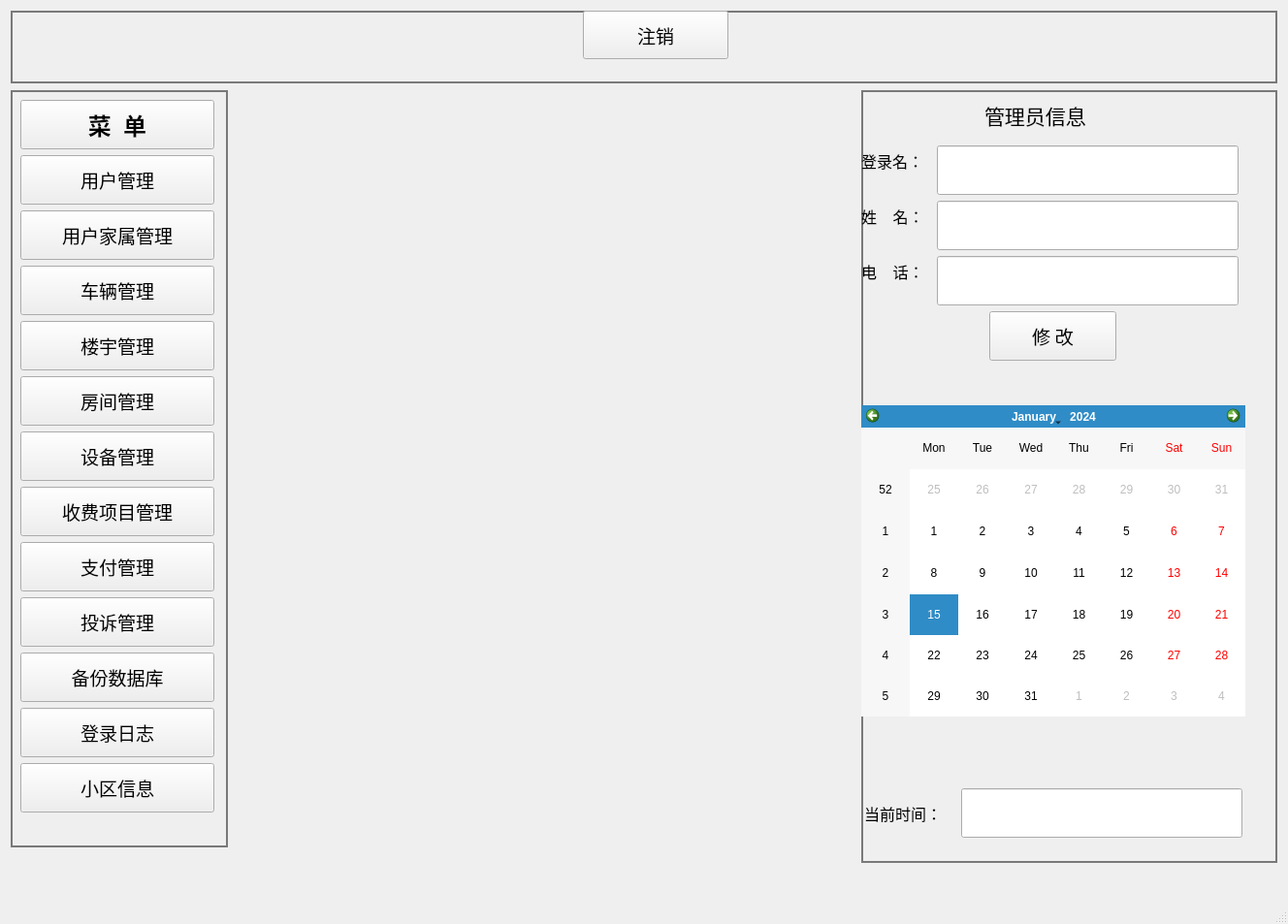
<?xml version="1.0" encoding="UTF-8"?>
<ui version="4.0">
 <class>admin_MainWindow</class>
 <widget class="QMainWindow" name="admin_MainWindow">
  <property name="geometry">
   <rect>
    <x>0</x>
    <y>0</y>
    <width>1328</width>
    <height>953</height>
   </rect>
  </property>
  <property name="minimumSize">
   <size>
    <width>0</width>
    <height>0</height>
   </size>
  </property>
  <property name="windowTitle">
   <string>欢迎登陆大麦场！</string>
  </property>
  <property name="windowIcon">
   <iconset resource="mysource.qrc">
    <normaloff>:/images/物业管理.png</normaloff>:/images/物业管理.png</iconset>
  </property>
  <widget class="QWidget" name="centralwidget">
   <property name="sizePolicy">
    <sizepolicy hsizetype="Expanding" vsizetype="MinimumExpanding">
     <horstretch>0</horstretch>
     <verstretch>0</verstretch>
    </sizepolicy>
   </property>
   <widget class="QFrame" name="frame_top">
    <property name="geometry">
     <rect>
      <x>11</x>
      <y>11</y>
      <width>1306</width>
      <height>75</height>
     </rect>
    </property>
    <property name="sizePolicy">
     <sizepolicy hsizetype="Expanding" vsizetype="Fixed">
      <horstretch>0</horstretch>
      <verstretch>0</verstretch>
     </sizepolicy>
    </property>
    <property name="minimumSize">
     <size>
      <width>0</width>
      <height>75</height>
     </size>
    </property>
    <property name="maximumSize">
     <size>
      <width>16777215</width>
      <height>75</height>
     </size>
    </property>
    <property name="styleSheet">
     <string notr="true">#frame_top{border:2px solid rgb(121,121,121)}</string>
    </property>
    <property name="frameShape">
     <enum>QFrame::StyledPanel</enum>
    </property>
    <property name="frameShadow">
     <enum>QFrame::Raised</enum>
    </property>
    <widget class="QWidget" name="layoutWidget">
     <property name="geometry">
      <rect>
       <x>0</x>
       <y>0</y>
       <width>740</width>
       <height>56</height>
      </rect>
     </property>
     <layout class="QHBoxLayout" name="horizontalLayout_top">
      <item>
       <widget class="QLabel" name="label_title">
        <property name="sizePolicy">
         <sizepolicy hsizetype="Expanding" vsizetype="Expanding">
          <horstretch>0</horstretch>
          <verstretch>0</verstretch>
         </sizepolicy>
        </property>
        <property name="minimumSize">
         <size>
          <width>531</width>
          <height>0</height>
         </size>
        </property>
        <property name="maximumSize">
         <size>
          <width>1720</width>
          <height>1030</height>
         </size>
        </property>
        <property name="font">
         <font>
          <family>宋体</family>
          <pointsize>28</pointsize>
         </font>
        </property>
        <property name="styleSheet">
         <string notr="true"/>
        </property>
        <property name="text">
         <string/>
        </property>
       </widget>
      </item>
      <item alignment="Qt::AlignRight|Qt::AlignTop">
       <widget class="QPushButton" name="pushButton_reback">
        <property name="minimumSize">
         <size>
          <width>150</width>
          <height>50</height>
         </size>
        </property>
        <property name="maximumSize">
         <size>
          <width>150</width>
          <height>50</height>
         </size>
        </property>
        <property name="font">
         <font>
          <family>宋体</family>
          <pointsize>14</pointsize>
         </font>
        </property>
        <property name="styleSheet">
         <string notr="true">selection-background-color: rgb(170, 85, 0);</string>
        </property>
        <property name="text">
         <string>注销</string>
        </property>
       </widget>
      </item>
     </layout>
    </widget>
   </widget>
   <widget class="QWidget" name="widget_left" native="true">
    <property name="geometry">
     <rect>
      <x>11</x>
      <y>93</y>
      <width>224</width>
      <height>781</height>
     </rect>
    </property>
    <property name="sizePolicy">
     <sizepolicy hsizetype="Fixed" vsizetype="Expanding">
      <horstretch>0</horstretch>
      <verstretch>0</verstretch>
     </sizepolicy>
    </property>
    <property name="maximumSize">
     <size>
      <width>224</width>
      <height>16777215</height>
     </size>
    </property>
    <property name="styleSheet">
     <string notr="true">#widget_left{border:2px solid rgb(121,121,121)}</string>
    </property>
    <widget class="QWidget" name="layoutWidget">
     <property name="geometry">
      <rect>
       <x>10</x>
       <y>10</y>
       <width>202</width>
       <height>756</height>
      </rect>
     </property>
     <layout class="QVBoxLayout" name="verticalLayout_left_2" stretch="0,0,0,0,0,0,0,0,0,0,0,0,0,0">
      <property name="sizeConstraint">
       <enum>QLayout::SetNoConstraint</enum>
      </property>
      <item>
       <widget class="QPushButton" name="pushButton_12">
        <property name="minimumSize">
         <size>
          <width>200</width>
          <height>51</height>
         </size>
        </property>
        <property name="maximumSize">
         <size>
          <width>200</width>
          <height>51</height>
         </size>
        </property>
        <property name="font">
         <font>
          <family>Agency FB</family>
          <pointsize>18</pointsize>
          <weight>75</weight>
          <bold>true</bold>
         </font>
        </property>
        <property name="text">
         <string>菜  单</string>
        </property>
       </widget>
      </item>
      <item>
       <widget class="QPushButton" name="pushButton_13">
        <property name="minimumSize">
         <size>
          <width>200</width>
          <height>51</height>
         </size>
        </property>
        <property name="maximumSize">
         <size>
          <width>200</width>
          <height>51</height>
         </size>
        </property>
        <property name="font">
         <font>
          <family>Agency FB</family>
          <pointsize>14</pointsize>
         </font>
        </property>
        <property name="text">
         <string>用户管理</string>
        </property>
       </widget>
      </item>
      <item>
       <widget class="QPushButton" name="pushButton_22">
        <property name="minimumSize">
         <size>
          <width>200</width>
          <height>51</height>
         </size>
        </property>
        <property name="maximumSize">
         <size>
          <width>200</width>
          <height>51</height>
         </size>
        </property>
        <property name="font">
         <font>
          <family>Agency FB</family>
          <pointsize>14</pointsize>
         </font>
        </property>
        <property name="text">
         <string>用户家属管理</string>
        </property>
       </widget>
      </item>
      <item>
       <widget class="QPushButton" name="pushButton_14">
        <property name="minimumSize">
         <size>
          <width>200</width>
          <height>51</height>
         </size>
        </property>
        <property name="maximumSize">
         <size>
          <width>200</width>
          <height>51</height>
         </size>
        </property>
        <property name="font">
         <font>
          <family>Agency FB</family>
          <pointsize>14</pointsize>
         </font>
        </property>
        <property name="text">
         <string>车辆管理</string>
        </property>
       </widget>
      </item>
      <item>
       <widget class="QPushButton" name="pushButton_15">
        <property name="sizePolicy">
         <sizepolicy hsizetype="Expanding" vsizetype="Expanding">
          <horstretch>0</horstretch>
          <verstretch>0</verstretch>
         </sizepolicy>
        </property>
        <property name="minimumSize">
         <size>
          <width>200</width>
          <height>51</height>
         </size>
        </property>
        <property name="maximumSize">
         <size>
          <width>200</width>
          <height>51</height>
         </size>
        </property>
        <property name="font">
         <font>
          <family>Agency FB</family>
          <pointsize>14</pointsize>
         </font>
        </property>
        <property name="text">
         <string>楼宇管理</string>
        </property>
       </widget>
      </item>
      <item>
       <widget class="QPushButton" name="pushButton_23">
        <property name="minimumSize">
         <size>
          <width>200</width>
          <height>51</height>
         </size>
        </property>
        <property name="maximumSize">
         <size>
          <width>200</width>
          <height>51</height>
         </size>
        </property>
        <property name="font">
         <font>
          <family>Agency FB</family>
          <pointsize>14</pointsize>
         </font>
        </property>
        <property name="text">
         <string>房间管理</string>
        </property>
       </widget>
      </item>
      <item>
       <widget class="QPushButton" name="pushButton_16">
        <property name="minimumSize">
         <size>
          <width>200</width>
          <height>51</height>
         </size>
        </property>
        <property name="maximumSize">
         <size>
          <width>200</width>
          <height>51</height>
         </size>
        </property>
        <property name="font">
         <font>
          <family>Agency FB</family>
          <pointsize>14</pointsize>
         </font>
        </property>
        <property name="text">
         <string>设备管理</string>
        </property>
       </widget>
      </item>
      <item>
       <widget class="QPushButton" name="pushButton_17">
        <property name="minimumSize">
         <size>
          <width>200</width>
          <height>51</height>
         </size>
        </property>
        <property name="maximumSize">
         <size>
          <width>200</width>
          <height>51</height>
         </size>
        </property>
        <property name="font">
         <font>
          <family>Agency FB</family>
          <pointsize>14</pointsize>
         </font>
        </property>
        <property name="text">
         <string>收费项目管理</string>
        </property>
       </widget>
      </item>
      <item>
       <widget class="QPushButton" name="pushButton_18">
        <property name="minimumSize">
         <size>
          <width>200</width>
          <height>51</height>
         </size>
        </property>
        <property name="maximumSize">
         <size>
          <width>200</width>
          <height>51</height>
         </size>
        </property>
        <property name="font">
         <font>
          <family>Agency FB</family>
          <pointsize>14</pointsize>
         </font>
        </property>
        <property name="text">
         <string>支付管理</string>
        </property>
       </widget>
      </item>
      <item>
       <widget class="QPushButton" name="pushButton_19">
        <property name="minimumSize">
         <size>
          <width>200</width>
          <height>51</height>
         </size>
        </property>
        <property name="maximumSize">
         <size>
          <width>200</width>
          <height>51</height>
         </size>
        </property>
        <property name="font">
         <font>
          <family>Agency FB</family>
          <pointsize>14</pointsize>
         </font>
        </property>
        <property name="text">
         <string>投诉管理</string>
        </property>
       </widget>
      </item>
      <item>
       <widget class="QPushButton" name="pushButton_24">
        <property name="minimumSize">
         <size>
          <width>200</width>
          <height>51</height>
         </size>
        </property>
        <property name="maximumSize">
         <size>
          <width>200</width>
          <height>51</height>
         </size>
        </property>
        <property name="font">
         <font>
          <family>Agency FB</family>
          <pointsize>14</pointsize>
         </font>
        </property>
        <property name="text">
         <string>备份数据库</string>
        </property>
       </widget>
      </item>
      <item>
       <widget class="QPushButton" name="pushButton_20">
        <property name="minimumSize">
         <size>
          <width>200</width>
          <height>51</height>
         </size>
        </property>
        <property name="maximumSize">
         <size>
          <width>200</width>
          <height>51</height>
         </size>
        </property>
        <property name="font">
         <font>
          <family>Agency FB</family>
          <pointsize>14</pointsize>
         </font>
        </property>
        <property name="text">
         <string>登录日志</string>
        </property>
       </widget>
      </item>
      <item>
       <widget class="QPushButton" name="pushButton_21">
        <property name="minimumSize">
         <size>
          <width>200</width>
          <height>51</height>
         </size>
        </property>
        <property name="maximumSize">
         <size>
          <width>200</width>
          <height>51</height>
         </size>
        </property>
        <property name="font">
         <font>
          <family>Agency FB</family>
          <pointsize>14</pointsize>
         </font>
        </property>
        <property name="text">
         <string>小区信息</string>
        </property>
       </widget>
      </item>
      <item>
       <spacer name="verticalSpacer_2">
        <property name="orientation">
         <enum>Qt::Vertical</enum>
        </property>
        <property name="sizeHint" stdset="0">
         <size>
          <width>20</width>
          <height>40</height>
         </size>
        </property>
       </spacer>
      </item>
     </layout>
    </widget>
   </widget>
   <widget class="QFrame" name="frame_right">
    <property name="geometry">
     <rect>
      <x>888</x>
      <y>93</y>
      <width>429</width>
      <height>797</height>
     </rect>
    </property>
    <property name="sizePolicy">
     <sizepolicy hsizetype="Fixed" vsizetype="Expanding">
      <horstretch>0</horstretch>
      <verstretch>0</verstretch>
     </sizepolicy>
    </property>
    <property name="minimumSize">
     <size>
      <width>429</width>
      <height>0</height>
     </size>
    </property>
    <property name="maximumSize">
     <size>
      <width>429</width>
      <height>16777215</height>
     </size>
    </property>
    <property name="styleSheet">
     <string notr="true">#frame_right{border:2px solid rgb(121,121,121)}</string>
    </property>
    <property name="frameShape">
     <enum>QFrame::StyledPanel</enum>
    </property>
    <property name="frameShadow">
     <enum>QFrame::Raised</enum>
    </property>
    <widget class="QWidget" name="layoutWidget">
     <property name="geometry">
      <rect>
       <x>0</x>
       <y>0</y>
       <width>396</width>
       <height>771</height>
      </rect>
     </property>
     <layout class="QVBoxLayout" name="ver_right_2">
      <property name="sizeConstraint">
       <enum>QLayout::SetNoConstraint</enum>
      </property>
      <item>
       <layout class="QVBoxLayout" name="verticalLayout">
        <item alignment="Qt::AlignHCenter">
         <widget class="QLabel" name="label">
          <property name="minimumSize">
           <size>
            <width>141</width>
            <height>51</height>
           </size>
          </property>
          <property name="maximumSize">
           <size>
            <width>141</width>
            <height>51</height>
           </size>
          </property>
          <property name="font">
           <font>
            <family>Agency FB</family>
            <pointsize>16</pointsize>
           </font>
          </property>
          <property name="text">
           <string>管理员信息</string>
          </property>
         </widget>
        </item>
        <item>
         <layout class="QFormLayout" name="formLayout">
          <item row="0" column="0">
           <widget class="QLabel" name="label_2">
            <property name="minimumSize">
             <size>
              <width>72</width>
              <height>31</height>
             </size>
            </property>
            <property name="maximumSize">
             <size>
              <width>72</width>
              <height>31</height>
             </size>
            </property>
            <property name="font">
             <font>
              <family>Agency FB</family>
              <pointsize>12</pointsize>
             </font>
            </property>
            <property name="text">
             <string>登录名：</string>
            </property>
           </widget>
          </item>
          <item row="1" column="0">
           <widget class="QLabel" name="label_3">
            <property name="minimumSize">
             <size>
              <width>72</width>
              <height>31</height>
             </size>
            </property>
            <property name="maximumSize">
             <size>
              <width>72</width>
              <height>31</height>
             </size>
            </property>
            <property name="font">
             <font>
              <family>Agency FB</family>
              <pointsize>12</pointsize>
             </font>
            </property>
            <property name="text">
             <string>姓    名：</string>
            </property>
           </widget>
          </item>
          <item row="1" column="1">
           <widget class="QLineEdit" name="lineEdit_name">
            <property name="sizePolicy">
             <sizepolicy hsizetype="Expanding" vsizetype="Expanding">
              <horstretch>0</horstretch>
              <verstretch>0</verstretch>
             </sizepolicy>
            </property>
            <property name="minimumSize">
             <size>
              <width>311</width>
              <height>51</height>
             </size>
            </property>
            <property name="maximumSize">
             <size>
              <width>311</width>
              <height>51</height>
             </size>
            </property>
            <property name="font">
             <font>
              <family>宋体</family>
              <pointsize>12</pointsize>
             </font>
            </property>
            <property name="focusPolicy">
             <enum>Qt::NoFocus</enum>
            </property>
           </widget>
          </item>
          <item row="2" column="0">
           <widget class="QLabel" name="label_4">
            <property name="minimumSize">
             <size>
              <width>72</width>
              <height>31</height>
             </size>
            </property>
            <property name="maximumSize">
             <size>
              <width>72</width>
              <height>31</height>
             </size>
            </property>
            <property name="font">
             <font>
              <family>Agency FB</family>
              <pointsize>12</pointsize>
             </font>
            </property>
            <property name="text">
             <string>电    话：</string>
            </property>
           </widget>
          </item>
          <item row="2" column="1">
           <widget class="QLineEdit" name="lineEdit_tel">
            <property name="sizePolicy">
             <sizepolicy hsizetype="Expanding" vsizetype="Expanding">
              <horstretch>0</horstretch>
              <verstretch>0</verstretch>
             </sizepolicy>
            </property>
            <property name="minimumSize">
             <size>
              <width>311</width>
              <height>51</height>
             </size>
            </property>
            <property name="maximumSize">
             <size>
              <width>311</width>
              <height>51</height>
             </size>
            </property>
            <property name="font">
             <font>
              <family>宋体</family>
              <pointsize>12</pointsize>
             </font>
            </property>
            <property name="focusPolicy">
             <enum>Qt::NoFocus</enum>
            </property>
           </widget>
          </item>
          <item row="0" column="1">
           <widget class="QLineEdit" name="lineEdit_logname">
            <property name="minimumSize">
             <size>
              <width>311</width>
              <height>51</height>
             </size>
            </property>
            <property name="maximumSize">
             <size>
              <width>311</width>
              <height>51</height>
             </size>
            </property>
            <property name="font">
             <font>
              <family>宋体</family>
              <pointsize>12</pointsize>
             </font>
            </property>
            <property name="focusPolicy">
             <enum>Qt::NoFocus</enum>
            </property>
           </widget>
          </item>
         </layout>
        </item>
        <item alignment="Qt::AlignHCenter">
         <widget class="QPushButton" name="pushButton">
          <property name="minimumSize">
           <size>
            <width>131</width>
            <height>51</height>
           </size>
          </property>
          <property name="maximumSize">
           <size>
            <width>131</width>
            <height>51</height>
           </size>
          </property>
          <property name="font">
           <font>
            <family>Agency FB</family>
            <pointsize>14</pointsize>
           </font>
          </property>
          <property name="text">
           <string>修 改</string>
          </property>
         </widget>
        </item>
        <item>
         <spacer name="verticalSpacer">
          <property name="orientation">
           <enum>Qt::Vertical</enum>
          </property>
          <property name="sizeHint" stdset="0">
           <size>
            <width>20</width>
            <height>40</height>
           </size>
          </property>
         </spacer>
        </item>
       </layout>
      </item>
      <item>
       <widget class="QCalendarWidget" name="calendarWidget">
        <property name="sizePolicy">
         <sizepolicy hsizetype="Expanding" vsizetype="Expanding">
          <horstretch>0</horstretch>
          <verstretch>0</verstretch>
         </sizepolicy>
        </property>
        <property name="minimumSize">
         <size>
          <width>381</width>
          <height>321</height>
         </size>
        </property>
        <property name="maximumSize">
         <size>
          <width>430</width>
          <height>320</height>
         </size>
        </property>
       </widget>
      </item>
      <item>
       <spacer name="verticalSpacer_6">
        <property name="orientation">
         <enum>Qt::Vertical</enum>
        </property>
        <property name="sizeHint" stdset="0">
         <size>
          <width>20</width>
          <height>40</height>
         </size>
        </property>
       </spacer>
      </item>
      <item>
       <layout class="QHBoxLayout" name="horizontalLayout_4">
        <item>
         <widget class="QLabel" name="label_5">
          <property name="minimumSize">
           <size>
            <width>91</width>
            <height>51</height>
           </size>
          </property>
          <property name="maximumSize">
           <size>
            <width>91</width>
            <height>51</height>
           </size>
          </property>
          <property name="font">
           <font>
            <family>Agency FB</family>
            <pointsize>12</pointsize>
           </font>
          </property>
          <property name="text">
           <string>当前时间：</string>
          </property>
         </widget>
        </item>
        <item>
         <widget class="QLineEdit" name="lineEdit">
          <property name="sizePolicy">
           <sizepolicy hsizetype="Expanding" vsizetype="Expanding">
            <horstretch>0</horstretch>
            <verstretch>0</verstretch>
           </sizepolicy>
          </property>
          <property name="maximumSize">
           <size>
            <width>290</width>
            <height>51</height>
           </size>
          </property>
          <property name="font">
           <font>
            <family>宋体</family>
            <pointsize>12</pointsize>
           </font>
          </property>
          <property name="focusPolicy">
           <enum>Qt::NoFocus</enum>
          </property>
         </widget>
        </item>
       </layout>
      </item>
     </layout>
    </widget>
   </widget>
   <zorder>widget_left</zorder>
   <zorder>frame_top</zorder>
   <zorder>frame_right</zorder>
  </widget>
  <widget class="QMenuBar" name="menubar">
   <property name="geometry">
    <rect>
     <x>0</x>
     <y>0</y>
     <width>1328</width>
     <height>25</height>
    </rect>
   </property>
   <property name="minimumSize">
    <size>
     <width>0</width>
     <height>0</height>
    </size>
   </property>
  </widget>
  <widget class="QStatusBar" name="statusbar"/>
 </widget>
 <resources>
  <include location="mysource.qrc"/>
 </resources>
 <connections/>
</ui>
